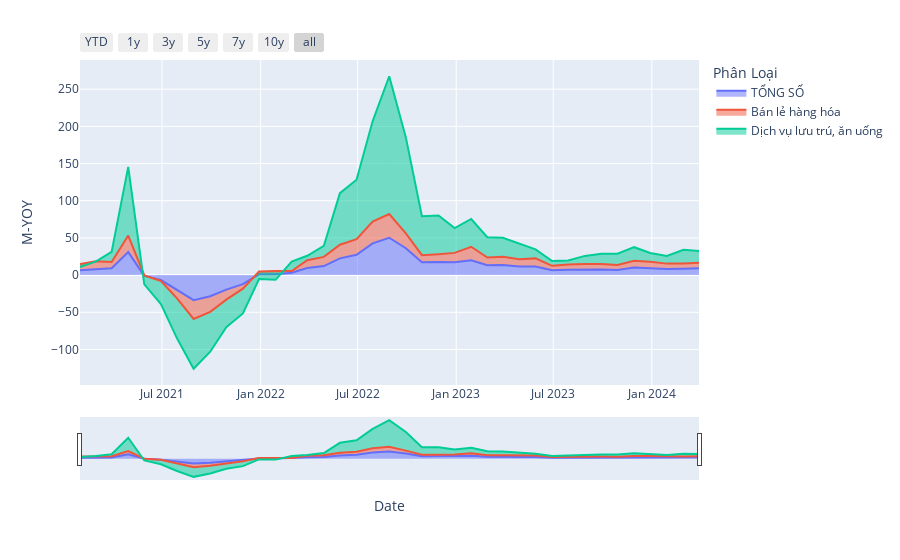

This figure's notebook cell:
### Code cell
import pandas as pd
import plotly.express as px
import plotly.graph_objects as go

df_show = dfs_tongmuc[
    (
        (dfs_tongmuc["Phân Loại"] == "TỔNG SỐ")
        | (dfs_tongmuc["Phân Loại"] == "Bán lẻ hàng hóa")
        | (dfs_tongmuc["Phân Loại"] == "Dịch vụ lưu trú, ăn uống")
        # | (dfs_tongmuc["Phân Loại"] == "Du lịch lữ hành")
        # | (dfs_tongmuc["Phân Loại"] == "Dịch vụ khác")
    )
    & (dfs_tongmuc["Date"] > "2021-01-01")
]

fig = px.area(df_show, x="Date", y="M-YOY", color="Phân Loại")

fig.update_xaxes(
    rangeslider_visible=True,
    rangeselector=dict(
        buttons=[
            dict(count=1, label="YTD", step="year", stepmode="todate"),
            dict(count=1, label="1y", step="year", stepmode="backward"),
            dict(count=3, label="3y", step="year", stepmode="backward"),
            dict(count=5, label="5y", step="year", stepmode="backward"),
            dict(count=7, label="7y", step="year", stepmode="backward"),
            dict(count=10, label="10y", step="year", stepmode="backward"),
            dict(step="all"),
        ]
    ),
)

fig.show()

### Figure 1 — Plotly figure (JSON) as saved in the notebook; plotly's stock layout.template omitted (floating-point values rounded to 4 significant figures)
{"data": [{"fillpattern": {"shape": ""}, "hovertemplate": "Phân Loại=TỔNG SỐ<br>Date=%{x}<br>M-YOY=%{y}<extra></extra>", "legendgroup": "TỔNG SỐ", "line": {"color": "#636efa"}, "marker": {"symbol": "circle"}, "mode": "lines", "name": "TỔNG SỐ", "orientation": "v", "showlegend": true, "stackgroup": "1", "type": "scatter", "x": ["2024-03-29T00:00:00", "2024-02-29T00:00:00", "2024-01-29T00:00:00", "2023-12-29T00:00:00", "2023-11-29T00:00:00", "2023-10-29T00:00:00", "2023-09-29T00:00:00", "2023-08-29T00:00:00", "2023-07-29T00:00:00", "2023-06-29T00:00:00", "2023-05-29T00:00:00", "2023-04-29T00:00:00", "2023-03-29T00:00:00", "2023-02-28T00:00:00", "2023-01-29T00:00:00", "2022-12-29T00:00:00", "2022-11-29T00:00:00", "2022-10-29T00:00:00", "2022-09-29T00:00:00", "2022-08-29T00:00:00", "2022-07-29T00:00:00", "2022-06-29T00:00:00", "2022-05-29T00:00:00", "2022-04-29T00:00:00", "2022-03-29T00:00:00", "2022-02-28T00:00:00", "2022-01-29T00:00:00", "2021-12-29T00:00:00", "2021-11-29T00:00:00", "2021-10-29T00:00:00", "2021-09-29T00:00:00", "2021-08-29T00:00:00", "2021-07-29T00:00:00", "2021-06-29T00:00:00", "2021-05-29T00:00:00", "2021-04-29T00:00:00", "2021-03-29T00:00:00", "2021-02-28T00:00:00", "2021-01-29T00:00:00"], "xaxis": "x", "y": [9.172, 8.49, 8.11, 9.297, 10.1, 7.017, 7.468, 7.574, 7.114, 6.538, 11.54, 11.52, 13.44, 13.16, 19.95, 17.13, 17.46, 17.15, 36.11, 50.19, 42.63, 27.31, 22.55, 12.1, 9.442, 3.091, 1.262, 1.061, -12.24, -19.52, -28.41, -33.7, -19.8, -6.645, -1.026, 30.92, 9.156, 8.183, 6.422], "yaxis": "y"}, {"fillpattern": {"shape": ""}, "hovertemplate": "Phân Loại=Bán lẻ hàng hóa<br>Date=%{x}<br>M-YOY=%{y}<extra></extra>", "legendgroup": "Bán lẻ hàng hóa", "line": {"color": "#EF553B"}, "marker": {"symbol": "circle"}, "mode": "lines", "name": "Bán lẻ hàng hóa", "orientation": "v", "showlegend": true, "stackgroup": "1", "type": "scatter", "x": ["2024-03-29T00:00:00", "2024-02-29T00:00:00", "2024-01-29T00:00:00", "2023-12-29T00:00:00", "2023-11-29T00:00:00", "2023-10-29T00:00:00", "2023-09-29T00:00:00", "2023-08-29T00:00:00", "2023-07-29T00:00:00", "2023-06-29T00:00:00", "2023-05-29T00:00:00", "2023-04-29T00:00:00", "2023-03-29T00:00:00", "2023-02-28T00:00:00", "2023-01-29T00:00:00", "2022-12-29T00:00:00", "2022-11-29T00:00:00", "2022-10-29T00:00:00", "2022-09-29T00:00:00", "2022-08-29T00:00:00", "2022-07-29T00:00:00", "2022-06-29T00:00:00", "2022-05-29T00:00:00", "2022-04-29T00:00:00", "2022-03-29T00:00:00", "2022-02-28T00:00:00", "2022-01-29T00:00:00", "2021-12-29T00:00:00", "2021-11-29T00:00:00", "2021-10-29T00:00:00", "2021-09-29T00:00:00", "2021-08-29T00:00:00", "2021-07-29T00:00:00", "2021-06-29T00:00:00", "2021-05-29T00:00:00", "2021-04-29T00:00:00", "2021-03-29T00:00:00", "2021-02-28T00:00:00", "2021-01-29T00:00:00"], "xaxis": "x", "y": [7.6, 7.008, 7.32, 8.572, 9.111, 6.726, 7.399, 7.455, 7.004, 5.968, 10.95, 9.68, 11.28, 10.5, 18.15, 12.76, 10.7, 9.637, 19.92, 31.9, 29.38, 21.03, 18.34, 12.38, 10.65, 2.419, 4.35, 3.7, -5.92, -13.5, -20.97, -25.33, -11.43, -1.271, 0.5449, 22.21, 8.541, 10.47, 8.654], "yaxis": "y"}, {"fillpattern": {"shape": ""}, "hovertemplate": "Phân Loại=Dịch vụ lưu trú, ăn uống<br>Date=%{x}<br>M-YOY=%{y}<extra></extra>", "legendgroup": "Dịch vụ lưu trú, ăn uống", "line": {"color": "#00cc96"}, "marker": {"symbol": "circle"}, "mode": "lines", "name": "Dịch vụ lưu trú, ăn uống", "orientation": "v", "showlegend": true, "stackgroup": "1", "type": "scatter", "x": ["2024-03-29T00:00:00", "2024-02-29T00:00:00", "2024-01-29T00:00:00", "2023-12-29T00:00:00", "2023-11-29T00:00:00", "2023-10-29T00:00:00", "2023-09-29T00:00:00", "2023-08-29T00:00:00", "2023-07-29T00:00:00", "2023-06-29T00:00:00", "2023-05-29T00:00:00", "2023-04-29T00:00:00", "2023-03-29T00:00:00", "2023-02-28T00:00:00", "2023-01-29T00:00:00", "2022-12-29T00:00:00", "2022-11-29T00:00:00", "2022-10-29T00:00:00", "2022-09-29T00:00:00", "2022-08-29T00:00:00", "2022-07-29T00:00:00", "2022-06-29T00:00:00", "2022-05-29T00:00:00", "2022-04-29T00:00:00", "2022-03-29T00:00:00", "2022-02-28T00:00:00", "2022-01-29T00:00:00", "2021-12-29T00:00:00", "2021-11-29T00:00:00", "2021-10-29T00:00:00", "2021-09-29T00:00:00", "2021-08-29T00:00:00", "2021-07-29T00:00:00", "2021-06-29T00:00:00", "2021-05-29T00:00:00", "2021-04-29T00:00:00", "2021-03-29T00:00:00", "2021-02-28T00:00:00", "2021-01-29T00:00:00"], "xaxis": "x", "y": [15.77, 18.43, 10.22, 11.94, 18.32, 14.94, 13.72, 10.8, 5.666, 6.508, 12.08, 21.09, 25.51, 27.31, 37.34, 33.35, 51.9, 52.44, 129.1, 185.3, 134.7, 79.96, 69.27, 14.82, 5.862, 12.58, -11.95, -9.968, -33.36, -37.03, -53.62, -66.9, -53.81, -31.06, -11.84, 92.34, 13.59, -0.1246, -4.13], "yaxis": "y"}], "layout": {"legend": {"title": {"text": "Phân Loại"}, "tracegroupgap": 0}, "margin": {"t": 60}, "xaxis": {"anchor": "y", "domain": [0, 1], "rangeselector": {"buttons": [{"count": 1, "label": "YTD", "step": "year", "stepmode": "todate"}, {"count": 1, "label": "1y", "step": "year", "stepmode": "backward"}, {"count": 3, "label": "3y", "step": "year", "stepmode": "backward"}, {"count": 5, "label": "5y", "step": "year", "stepmode": "backward"}, {"count": 7, "label": "7y", "step": "year", "stepmode": "backward"}, {"count": 10, "label": "10y", "step": "year", "stepmode": "backward"}, {"step": "all"}]}, "rangeslider": {"visible": true}, "title": {"text": "Date"}}, "yaxis": {"anchor": "x", "domain": [0, 1], "title": {"text": "M-YOY"}}}}
